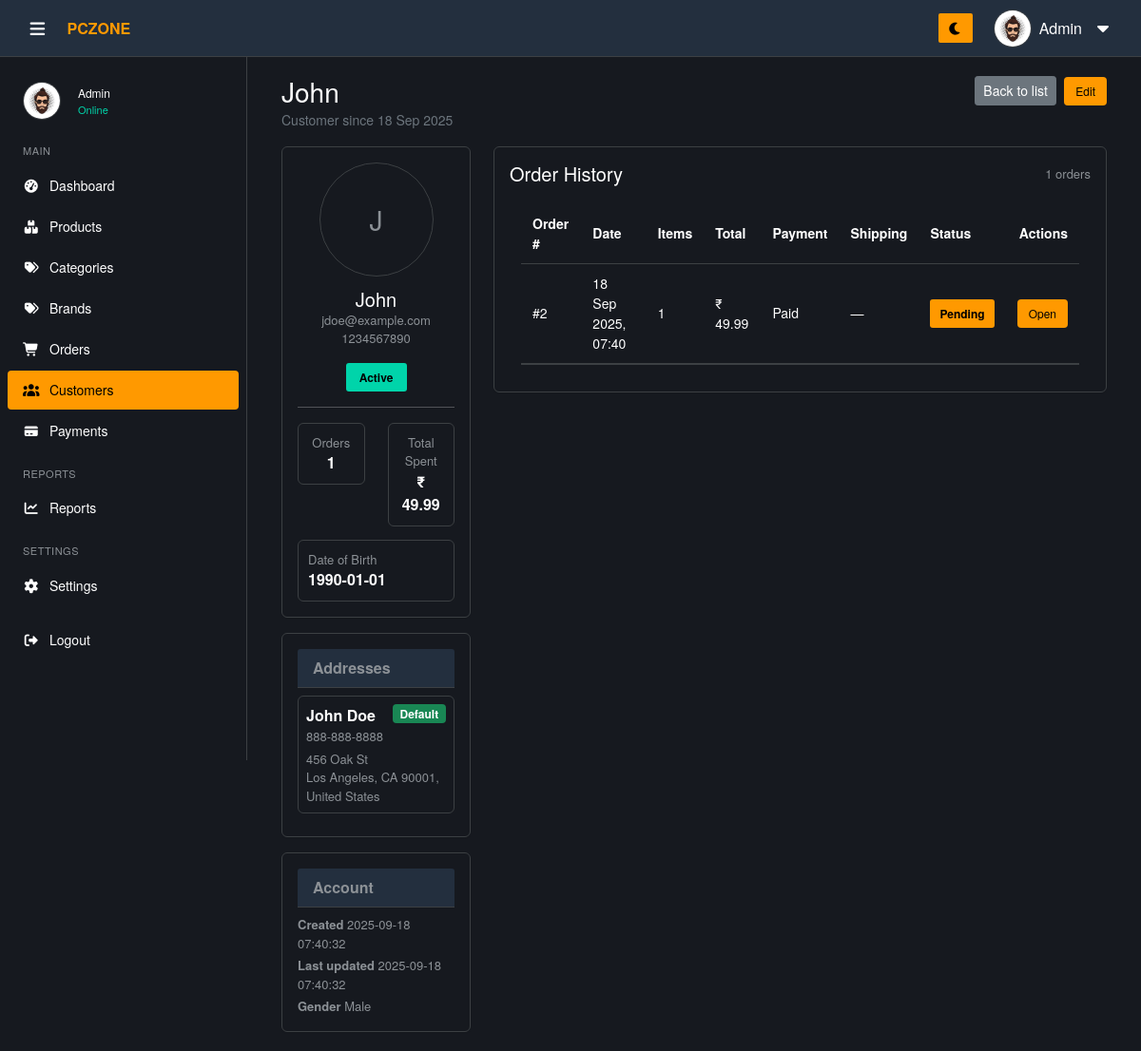
Page /admin/customer_view.php?id=2 on the committed database.
### tables this page shows
CREATE TABLE IF NOT EXISTS users (
    user_id INT AUTO_INCREMENT PRIMARY KEY,
    username VARCHAR(150),
    email VARCHAR(100) UNIQUE NOT NULL,
    password VARCHAR(255) NOT NULL,
    date_of_birth DATE DEFAULT NULL,
    gender ENUM('Male','Female','Other') DEFAULT NULL,
    phone VARCHAR(20),
    email_verified BOOLEAN DEFAULT FALSE,
    role ENUM('admin','user') NOT NULL DEFAULT 'user',
    status ENUM('active','inactive') DEFAULT 'active',
    last_login DATETIME DEFAULT NULL,
    created_at TIMESTAMP DEFAULT CURRENT_TIMESTAMP,
    updated_at TIMESTAMP DEFAULT CURRENT_TIMESTAMP ON UPDATE CURRENT_TIMESTAMP
);

CREATE TABLE IF NOT EXISTS user_address (
    address_id INT AUTO_INCREMENT PRIMARY KEY,
    user_id INT,
    full_name VARCHAR(150),
    phone VARCHAR(20),
    address_line1 TEXT,
    address_line2 TEXT,
    city VARCHAR(100),
    state VARCHAR(100),
    zip VARCHAR(20),
    country VARCHAR(100),
    is_default BOOLEAN DEFAULT 0,
    FOREIGN KEY (user_id) REFERENCES users(user_id) ON DELETE CASCADE
);

CREATE TABLE IF NOT EXISTS orders (
    order_id INT AUTO_INCREMENT PRIMARY KEY,
    user_id INT NOT NULL,
    billing_address_id INT NOT NULL,
    shipping_address_id INT NOT NULL,
    total_amount DECIMAL(10,2) NOT NULL,
     
     
    order_status ENUM('Pending','Processing','Shipped','Delivered','Cancelled','Returned') DEFAULT 'Pending',
    tracking_number VARCHAR(100) DEFAULT NULL,
    shipping_method VARCHAR(100) DEFAULT NULL,
    order_notes TEXT DEFAULT NULL,
    paid_at DATETIME DEFAULT NULL,
    cancelled_at DATETIME DEFAULT NULL,
    refunded_at DATETIME DEFAULT NULL,
    shipped_date DATE DEFAULT NULL,
    delivered_date DATE DEFAULT NULL,
    order_date DATETIME DEFAULT CURRENT_TIMESTAMP,
    created_at DATETIME DEFAULT CURRENT_TIMESTAMP,
    updated_at DATETIME DEFAULT CURRENT_TIMESTAMP ON UPDATE CURRENT_TIMESTAMP,
    FOREIGN KEY (user_id) REFERENCES users(user_id) ON DELETE CASCADE,
    FOREIGN KEY (billing_address_id) REFERENCES user_address(address_id) ON DELETE CASCADE,
    FOREIGN KEY (shipping_address_id) REFERENCES user_address(address_id) ON DELETE CASCADE
);

### admin/customer_view.php (the view, shortened to what this page needs)
<?php
require_once '../includes/db_connect.php';
function h($s)
{
  return htmlspecialchars((string)$s, ENT_QUOTES, 'UTF-8');
}
$customer_id = isset($_GET['id']) && ctype_digit($_GET['id']) ? (int)$_GET['id'] : 0;
$stmt = mysqli_prepare($conn, "
  SELECT user_id, username, email, phone, date_of_birth, gender,
         status, created_at, updated_at
  FROM users WHERE user_id = ?
");
mysqli_stmt_bind_param($stmt, 'i', $customer_id);
mysqli_stmt_execute($stmt);
$res = mysqli_stmt_get_result($stmt);
$customer = mysqli_fetch_assoc($res);
$stmt = mysqli_prepare($conn, "SELECT COUNT(*) AS orders_count, COALESCE(SUM(total_amount),0) AS total_purchases FROM orders WHERE user_id = ?");
mysqli_stmt_bind_param($stmt, 'i', $customer_id);
mysqli_stmt_execute($stmt);
$r = mysqli_stmt_get_result($stmt);
$totals = mysqli_fetch_assoc($r);
$orders_count = (int)($totals['orders_count'] ?? 0);
$total_purchases = (float)($totals['total_purchases'] ?? 0.0);
$stmt = mysqli_prepare($conn, "SELECT address_id, full_name, phone, address_line1, address_line2, city, state, zip, country, is_default FROM user_address WHERE user_id = ? ORDER BY is_default DESC, address_id ASC");
mysqli_stmt_bind_param($stmt, 'i', $customer_id);
mysqli_stmt_execute($stmt);
$addresses_res = mysqli_stmt_get_result($stmt);
$addresses = mysqli_fetch_all($addresses_res, MYSQLI_ASSOC);
$stmt = mysqli_prepare($conn, "
  SELECT o.order_id, o.order_date, o.order_status, o.total_amount, o.tracking_number, o.shipping_method, o.paid_at,
         o.order_notes, o.cancelled_at, o.refunded_at, o.shipped_date, o.delivered_date,
         COALESCE(p.payment_status,'Pending') AS payment_status,
         (SELECT COUNT(*) FROM order_items oi WHERE oi.order_id = o.order_id) AS items_count,
         b.full_name AS bill_name, b.address_line1 AS bill_line1, b.city AS bill_city, b.state AS bill_state, b.zip AS bill_zip, b.country AS bill_country,
         s.full_name AS ship_name, s.address_line1 AS ship_line1, s.city AS ship_city, s.state AS ship_state, s.zip AS ship_zip, s.country AS ship_country
  FROM orders o
  LEFT JOIN (SELECT order_id, MAX(payment_status) AS payment_status FROM payments GROUP BY order_id) p ON p.order_id = o.order_id
  LEFT JOIN user_address b ON b.address_id = o.billing_address_id
  LEFT JOIN user_address s ON s.address_id = o.shipping_address_id
  WHERE o.user_id = ?
  ORDER BY o.order_date DESC
");
mysqli_stmt_bind_param($stmt, 'i', $customer_id);
mysqli_stmt_execute($stmt);
$orders_res = mysqli_stmt_get_result($stmt);
$orders = mysqli_fetch_all($orders_res, MYSQLI_ASSOC);
?>
<!doctype html>
<html lang="en">
<head>
  <?php include './includes/header-link.php'; ?>
</head>
<body>
  <?php
  include './includes/header.php';
  include './includes/sidebar.php';
  ?>
  <main class="main-content pt-5 mt-4">
    <div class="container mt-2 customer-profile">
      <div class="d-flex justify-content-between align-items-start mb-3">
        <div>
          <h3 class="mb-0"><?= h($customer['username']) ?></h3>
          <small class="text-muted">Customer since <?= h(date('d M Y', strtotime($customer['created_at']))) ?></small>
        </div>
        <div class="text-end">
          <a href="customers.php" class="btn btn-sm btn-secondary">Back to list</a>
          <a href="edit_customer.php?id=<?= (int)$customer['user_id'] ?>" class="btn btn-add ms-1">Edit</a>
        </div>
      </div>
      <div class="row gy-3">
        <div class="col-lg-3">
          <div class="card theme-card p-3 mb-3">
            <div class="card-body text-center d-flex flex-column align-items-center p-0">
              <?php if (!empty($customer['profile_image']) && file_exists('../uploads/' . $customer['profile_image'])): ?>
                <img src="../uploads/<?= h($customer['profile_image']) ?>" alt="profile" class="avatar-lg mb-2" style="object-fit:cover;">
              <?php else: ?>
                <div class="avatar-lg mb-2"><?= strtoupper(substr($customer['username'], 0, 1)) ?></div>
              <?php endif; ?>
              <h5 class="mt-1 mb-0"><?= h($customer['username']) ?></h5>
              <div class="muted-small"><?= h($customer['email']) ?></div>
              <div class="muted-small mb-2"><?= h($customer['phone'] ?: '—') ?></div>
              <div class="d-flex justify-content-center gap-2 mt-2">
                <span class="stock-badge <?= ($customer['status'] === 'active') ? 'in-stock' : ($customer['status'] === 'inactive' ? 'low-stock' : 'out-of-stock') ?>"><?= h(ucfirst($customer['status'])) ?></span>
              </div>
            </div>
            <hr>
            <div class="row meta-row">
              <div class="col-6">
                <div class="stat-box text-center">
                  <div class="muted-small">Orders</div>
                  <div class="fw-bold"><?= $orders_count ?></div>
                </div>
              </div>
              <div class="col-6">
                <div class="stat-box text-center">
                  <div class="muted-small">Total Spent</div>
                  <div class="fw-bold">₹ <?= number_format($total_purchases, 2) ?></div>
                </div>
              </div>
              <div class="col-12 mt-2">
                <div class="stat-box">
                  <div class="muted-small">Date of Birth</div>
                  <div class="fw-bold"><?= $customer['date_of_birth'] ? h($customer['date_of_birth']) : '—' ?></div>
                </div>
              </div>
            </div>
          </div>
          <div class="card theme-card p-3 mb-3">
            <div class="card-header mb-2">Addresses</div>
            <?php if (count($addresses) === 0): ?>
              <p class="text-muted mb-0">No addresses available.</p>
            <?php else: ?>
              <?php foreach ($addresses as $addr): ?>
                <div class="address-block mb-2 p-2">
                  <div class="d-flex justify-content-between align-items-start">
                    <div>
                      <strong><?= h($addr['full_name']) ?></strong>
                      <div class="muted-small"><?= h($addr['phone'] ?: '—') ?></div>
                    </div>
                    <?= $addr['is_default'] ? '<span class="badge bg-success">Default</span>' : '' ?>
                  </div>
                  <div class="muted-small small mt-1"><?= h($addr['address_line1']) ?> <?= h($addr['address_line2']) ?></div>
                  <div class="muted-small small"><?= h($addr['city']) ?>, <?= h($addr['state']) ?> <?= h($addr['zip']) ?>, <?= h($addr['country']) ?></div>
                </div>
              <?php endforeach; ?>
            <?php endif; ?>
          </div>
          <div class="card theme-card p-3">
            <div class="card-header mb-2">Account</div>
            <div class="muted-small mb-1"><strong>Created</strong> <?= h($customer['created_at']) ?></div>
            <div class="muted-small mb-1"><strong>Last updated</strong> <?= h($customer['updated_at']) ?></div>
            <div class="muted-small"><strong>Gender</strong> <?= h($customer['gender'] ?: '—') ?></div>
          </div>
        </div>
        <div class="col-lg-9">
          <div class="card theme-card p-3 mb-3">
            <div class="d-flex justify-content-between align-items-center mb-2">
              <h5 class="mb-0">Order History</h5>
              <small class="muted-small"><?= count($orders) ?> orders</small>
            </div>
            <?php if (count($orders) === 0): ?>
              <p class="text-muted mb-0">No orders placed yet.</p>
            <?php else: ?>
              <div class="table-container">
                <table class="product-table">
                  <thead>
                    <tr>
                      <th>Order #</th>
                      <th>Date</th>
                      <th>Items</th>
                      <th>Total</th>
                      <th>Payment</th>
                      <th>Shipping</th>
                      <th>Status</th>
                      <th class="text-end">Actions</th>
                    </tr>
                  </thead>
                  <tbody>
                    <?php foreach ($orders as $ord): ?>
                      <tr class="product-row" role="button" aria-controls="details-<?= (int)$ord['order_id'] ?>" data-order-id="<?= (int)$ord['order_id'] ?>" title="Click row to toggle details">
                        <td>#<?= (int)$ord['order_id'] ?></td>
                        <td><?= h(date('d M Y, H:i', strtotime($ord['order_date']))) ?></td>
                        <td><?= (int)$ord['items_count'] ?></td>
                        <td>₹ <?= number_format((float)$ord['total_amount'], 2) ?></td>
                        <td><?= h($ord['payment_status']) ?><?= $ord['paid_at'] ? ' <small class="text-muted">(' . h(date('d M Y', strtotime($ord['paid_at']))) . ')</small>' : '' ?></td>
                        <td><?= $ord['tracking_number'] ? h($ord['tracking_number']) : '—' ?></td>
                        <td><span class="status-<?= strtolower($ord['order_status']) ?>"><?= h($ord['order_status']) ?></span></td>
                        <td class="text-end">
                          <a href="order_view.php?id=<?= (int)$ord['order_id'] ?>" class="btn-add open-order">Open</a>
                        </td>
                      </tr>
                      <tr>
                        <td colspan="8" class="p-0">
                        </td>
                      </tr>
                    <?php endforeach; ?>
                  </tbody>
                </table>
              </div>
            <?php endif; ?>
          </div>
        </div>
      </div>
    </div>
  </main>
</body>
</html>

### admin/assets/css/style.css (style rules this page uses)
* { margin: 0; padding: 0; box-sizing: border-box; }
html, body { height: 100%; }
body { font-family: "Amazon Ember", "Helvetica Neue", Roboto, Arial, sans-serif; font-size: 16px; line-height: 1.5; background-color: var(--bg-body); color: var(--text-color); }
:root { --bg-body: #16191f; --bg-header: #232f3e; --bg-sidebar: #16191f; --bg-section: #16191f; --bg-card: #16191f; --bg-dropdown: #232f3e; --bg-input: #0d1117; --text-color: #ffffff; --text-muted: #8c9196; --text-secondary: #8c9196; --border-color: #3c4043; --primary: #ff9900; --primary-hover: #ffad33; --primary-text: #000000; --hover-bg: #2a3139; --hover-light: rgba(255, 255, 255, 0.05); --hover-dark: rgba(0, 0, 0, 0.05); --table-header: #232f3e; --scroll-track: #16191f; --transition: all 0.3s ease; }
.main-content { margin-left: 260px; padding: 20px 24px; padding-top: 78px; min-height: 100vh; width: calc(100% - 260px); transition: margin-left 0.3s, width 0.3s; display: flex; flex-direction: column; align-items: stretch; box-sizing: border-box; background-color: var(--bg-body); }
.data-table, .product-table { width: 100%; border-collapse: collapse; font-size: 14px; }
.data-table th, .data-table td, .product-table th, .product-table td { padding: 10px 12px; text-align: left; border-bottom: 1px solid var(--border-color); color: var(--text-color); vertical-align: middle; }
.table-container { width: 100%; max-width: 100%; padding: 12px; overflow-x: auto; box-sizing: border-box; background-color: var(--bg-section); border: 1px solid var(--border-color); border-radius: 6px; }
.product-row { cursor: pointer; transition: background-color 0.18s; }
.stock-badge { padding: 6px 10px; border-radius: 3px; font-size: 12px; font-weight: 600; text-align: center; min-width: 64px; display: inline-block; }
.stock-badge.in-stock { background-color: #00d4aa; color: #000; }
.status-pending, .status-completed, .status-cancelled { display: inline-block; padding: 6px 10px; border-radius: 3px; font-size: 12px; font-weight: 600; }
.status-pending { background-color: var(--primary); color: #000; }
.btn-add { background-color: var(--primary); color: var(--primary-text); padding: 6px 12px; border-radius: 4px; text-decoration: none; font-weight: 500; font-size: 12px; display: inline-flex; align-items: center; gap: 6px; border: none; cursor: pointer; }
.customer-profile .card { background-color: var(--bg-card); border: 1px solid var(--border-color); color: var(--text-color); }
.customer-profile .card hr { border-color: var(--border-color); }
.customer-profile .address-block { background: var(--bg-card); border: 1px solid var(--border-color); padding: 12px; border-radius: 6px; }
.theme-card { background-color: var(--bg-card); border: 1px solid var(--border-color); color: var(--text-color); border-radius: 6px; box-shadow: none; }
.card { box-shadow: 0 1px 2px rgba(0, 0, 0, 0.05); }
.theme-card > .card-header, .theme-card .card-header { background-color: var(--table-header); color: var(--text-muted); border-bottom: 1px solid var(--border-color); font-weight: 600; }
.theme-card > .card-body, .theme-card .card-body { background: transparent; color: var(--text-color); }
.theme-card .table-responsive, .theme-card .table-container { background: transparent; border: none; }

### admin/customer_view.php (style rules this page uses)
.avatar-lg { width: 120px; height: 120px; border-radius: 50%; display: flex; align-items: center; justify-content: center; font-size: 28px; background: var(--bg-section); color: var(--text-muted); border: 1px solid var(--border-color); }
.stat-box { border-radius: 6px; background: var(--bg-card); border: 1px solid var(--border-color); padding: 10px; }
.muted-small { color: var(--text-muted); font-size: 13px; }
.meta-row .col-6 { padding-bottom: 6px; }
.product-row[role="button"] { cursor: pointer; }

### rows in the picture
users: username "John", created_at "18 Sep 2025", username "J", email "jdoe@example.com", phone "1234567890", status "Active", date_of_birth "1990-01-01", created_at "2025-09-18 07:40:32", updated_at "2025-09-18 07:40:32", gender "Male"
user_address: full_name "John Doe", phone "888-888-8888", is_default "Default", address_line1 "456 Oak St", city "Los Angeles", state "CA", zip "90001", country "United States"
orders: order_id "2", order_date "18 Sep 2025, 07:40", items_count "1", total_amount "49.99", payment_status "Paid", order_status "Pending"

### other values in the picture
$userName "Admin"
$_SESSION['full_name'] "Admin"
$orders_count "1"
$total_purchases "49.99"
count($orders) "1"
